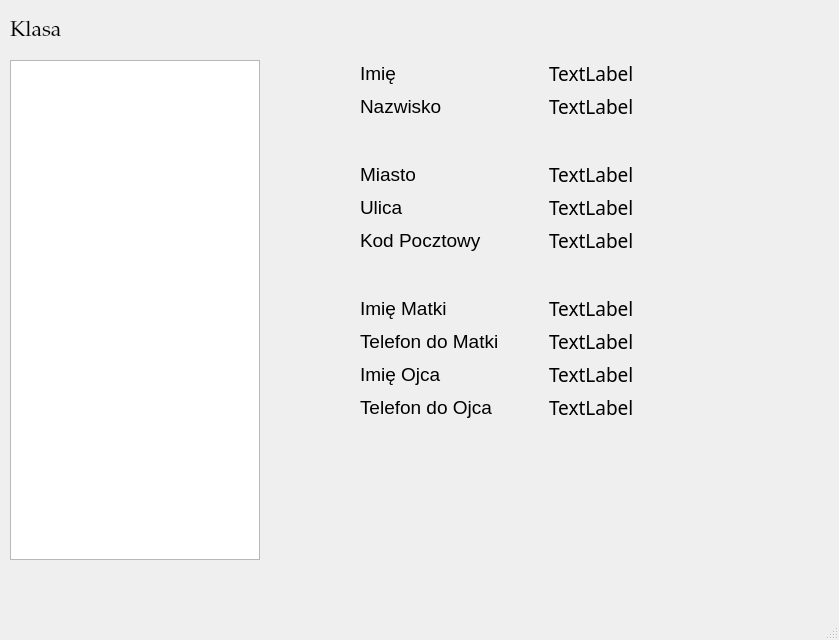
<?xml version="1.0" encoding="UTF-8"?>
<ui version="4.0">
 <class>MyClassWin</class>
 <widget class="QMainWindow" name="MyClassWin">
  <property name="geometry">
   <rect>
    <x>0</x>
    <y>0</y>
    <width>839</width>
    <height>640</height>
   </rect>
  </property>
  <property name="windowTitle">
   <string>MainWindow</string>
  </property>
  <widget class="QWidget" name="centralwidget">
   <widget class="QWidget" name="horizontalLayoutWidget">
    <property name="geometry">
     <rect>
      <x>10</x>
      <y>10</y>
      <width>161</width>
      <height>41</height>
     </rect>
    </property>
    <layout class="QHBoxLayout" name="horizontalLayout">
     <item>
      <widget class="QLabel" name="label">
       <property name="font">
        <font>
         <family>Palatino Linotype</family>
         <pointsize>16</pointsize>
        </font>
       </property>
       <property name="text">
        <string>Klasa</string>
       </property>
      </widget>
     </item>
     <item>
      <widget class="QLabel" name="label_2">
       <property name="font">
        <font>
         <family>Palatino Linotype</family>
         <pointsize>16</pointsize>
         <italic>true</italic>
        </font>
       </property>
       <property name="text">
        <string/>
       </property>
      </widget>
     </item>
    </layout>
   </widget>
   <widget class="QTableView" name="tableView">
    <property name="geometry">
     <rect>
      <x>10</x>
      <y>60</y>
      <width>250</width>
      <height>500</height>
     </rect>
    </property>
   </widget>
   <widget class="QWidget" name="gridLayoutWidget">
    <property name="geometry">
     <rect>
      <x>360</x>
      <y>60</y>
      <width>371</width>
      <height>361</height>
     </rect>
    </property>
    <layout class="QGridLayout" name="gridLayout">
     <item row="5" column="1">
      <widget class="QLabel" name="label_postcode">
       <property name="font">
        <font>
         <family>Sitka Subheading</family>
         <pointsize>14</pointsize>
        </font>
       </property>
       <property name="text">
        <string>TextLabel</string>
       </property>
      </widget>
     </item>
     <item row="6" column="0">
      <spacer name="verticalSpacer">
       <property name="orientation">
        <enum>Qt::Vertical</enum>
       </property>
       <property name="sizeHint" stdset="0">
        <size>
         <width>20</width>
         <height>40</height>
        </size>
       </property>
      </spacer>
     </item>
     <item row="8" column="0">
      <widget class="QLabel" name="label_9">
       <property name="font">
        <font>
         <pointsize>14</pointsize>
        </font>
       </property>
       <property name="text">
        <string>Telefon do Matki</string>
       </property>
      </widget>
     </item>
     <item row="10" column="0">
      <widget class="QLabel" name="label_11">
       <property name="font">
        <font>
         <pointsize>14</pointsize>
        </font>
       </property>
       <property name="text">
        <string>Telefon do Ojca</string>
       </property>
      </widget>
     </item>
     <item row="3" column="1">
      <widget class="QLabel" name="label_city">
       <property name="font">
        <font>
         <family>Sitka Subheading</family>
         <pointsize>14</pointsize>
        </font>
       </property>
       <property name="text">
        <string>TextLabel</string>
       </property>
      </widget>
     </item>
     <item row="0" column="0">
      <widget class="QLabel" name="label_3">
       <property name="font">
        <font>
         <pointsize>14</pointsize>
        </font>
       </property>
       <property name="text">
        <string>Imię</string>
       </property>
      </widget>
     </item>
     <item row="1" column="0">
      <widget class="QLabel" name="label_4">
       <property name="font">
        <font>
         <pointsize>14</pointsize>
        </font>
       </property>
       <property name="text">
        <string>Nazwisko</string>
       </property>
      </widget>
     </item>
     <item row="3" column="0">
      <widget class="QLabel" name="label_5">
       <property name="font">
        <font>
         <pointsize>14</pointsize>
        </font>
       </property>
       <property name="text">
        <string>Miasto</string>
       </property>
      </widget>
     </item>
     <item row="4" column="0">
      <widget class="QLabel" name="label_6">
       <property name="font">
        <font>
         <pointsize>14</pointsize>
        </font>
       </property>
       <property name="text">
        <string>Ulica</string>
       </property>
      </widget>
     </item>
     <item row="5" column="0">
      <widget class="QLabel" name="label_7">
       <property name="font">
        <font>
         <pointsize>14</pointsize>
        </font>
       </property>
       <property name="text">
        <string>Kod Pocztowy</string>
       </property>
      </widget>
     </item>
     <item row="9" column="0">
      <widget class="QLabel" name="label_10">
       <property name="font">
        <font>
         <pointsize>14</pointsize>
        </font>
       </property>
       <property name="text">
        <string>Imię Ojca</string>
       </property>
      </widget>
     </item>
     <item row="7" column="0">
      <widget class="QLabel" name="label_8">
       <property name="font">
        <font>
         <pointsize>14</pointsize>
        </font>
       </property>
       <property name="text">
        <string>Imię Matki</string>
       </property>
      </widget>
     </item>
     <item row="0" column="1">
      <widget class="QLabel" name="label_surname">
       <property name="font">
        <font>
         <family>Sitka Subheading</family>
         <pointsize>14</pointsize>
        </font>
       </property>
       <property name="text">
        <string>TextLabel</string>
       </property>
      </widget>
     </item>
     <item row="4" column="1">
      <widget class="QLabel" name="label_street">
       <property name="font">
        <font>
         <family>Sitka Subheading</family>
         <pointsize>14</pointsize>
        </font>
       </property>
       <property name="text">
        <string>TextLabel</string>
       </property>
      </widget>
     </item>
     <item row="1" column="1">
      <widget class="QLabel" name="label_name">
       <property name="font">
        <font>
         <family>Sitka Subheading</family>
         <pointsize>14</pointsize>
        </font>
       </property>
       <property name="text">
        <string>TextLabel</string>
       </property>
      </widget>
     </item>
     <item row="9" column="1">
      <widget class="QLabel" name="label_fathername">
       <property name="font">
        <font>
         <family>Sitka Subheading</family>
         <pointsize>14</pointsize>
        </font>
       </property>
       <property name="text">
        <string>TextLabel</string>
       </property>
      </widget>
     </item>
     <item row="7" column="1">
      <widget class="QLabel" name="label_mothername">
       <property name="font">
        <font>
         <family>Sitka Subheading</family>
         <pointsize>14</pointsize>
        </font>
       </property>
       <property name="text">
        <string>TextLabel</string>
       </property>
      </widget>
     </item>
     <item row="8" column="1">
      <widget class="QLabel" name="label_phoneM">
       <property name="font">
        <font>
         <family>Sitka Subheading</family>
         <pointsize>14</pointsize>
        </font>
       </property>
       <property name="text">
        <string>TextLabel</string>
       </property>
      </widget>
     </item>
     <item row="10" column="1">
      <widget class="QLabel" name="label_phoneF">
       <property name="font">
        <font>
         <family>Sitka Subheading</family>
         <pointsize>14</pointsize>
        </font>
       </property>
       <property name="text">
        <string>TextLabel</string>
       </property>
      </widget>
     </item>
     <item row="2" column="0">
      <spacer name="verticalSpacer_2">
       <property name="orientation">
        <enum>Qt::Vertical</enum>
       </property>
       <property name="sizeHint" stdset="0">
        <size>
         <width>20</width>
         <height>40</height>
        </size>
       </property>
      </spacer>
     </item>
    </layout>
   </widget>
  </widget>
  <widget class="QMenuBar" name="menubar">
   <property name="geometry">
    <rect>
     <x>0</x>
     <y>0</y>
     <width>839</width>
     <height>21</height>
    </rect>
   </property>
  </widget>
  <widget class="QStatusBar" name="statusbar"/>
 </widget>
 <resources/>
 <connections/>
</ui>
